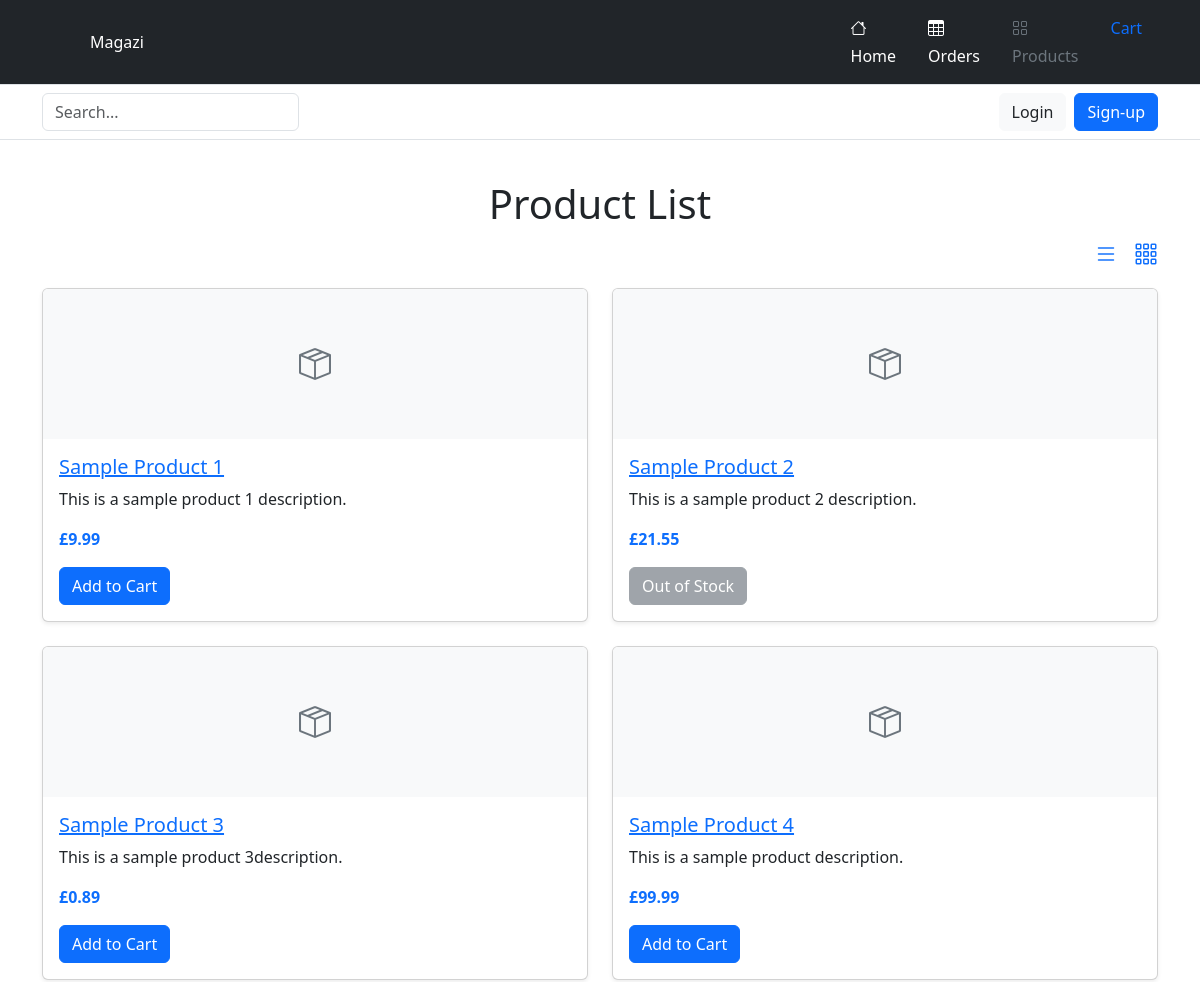
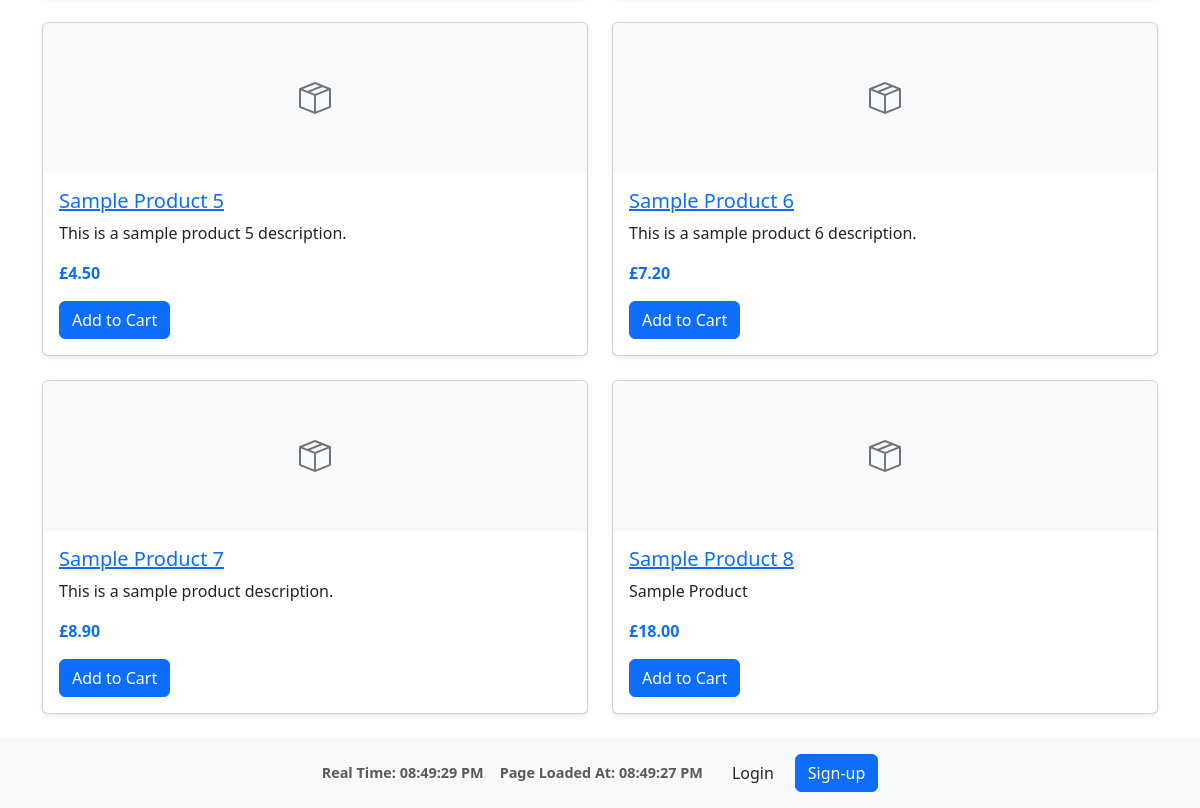
Before: /products/ with the older database file (2 pictures, top to bottom).
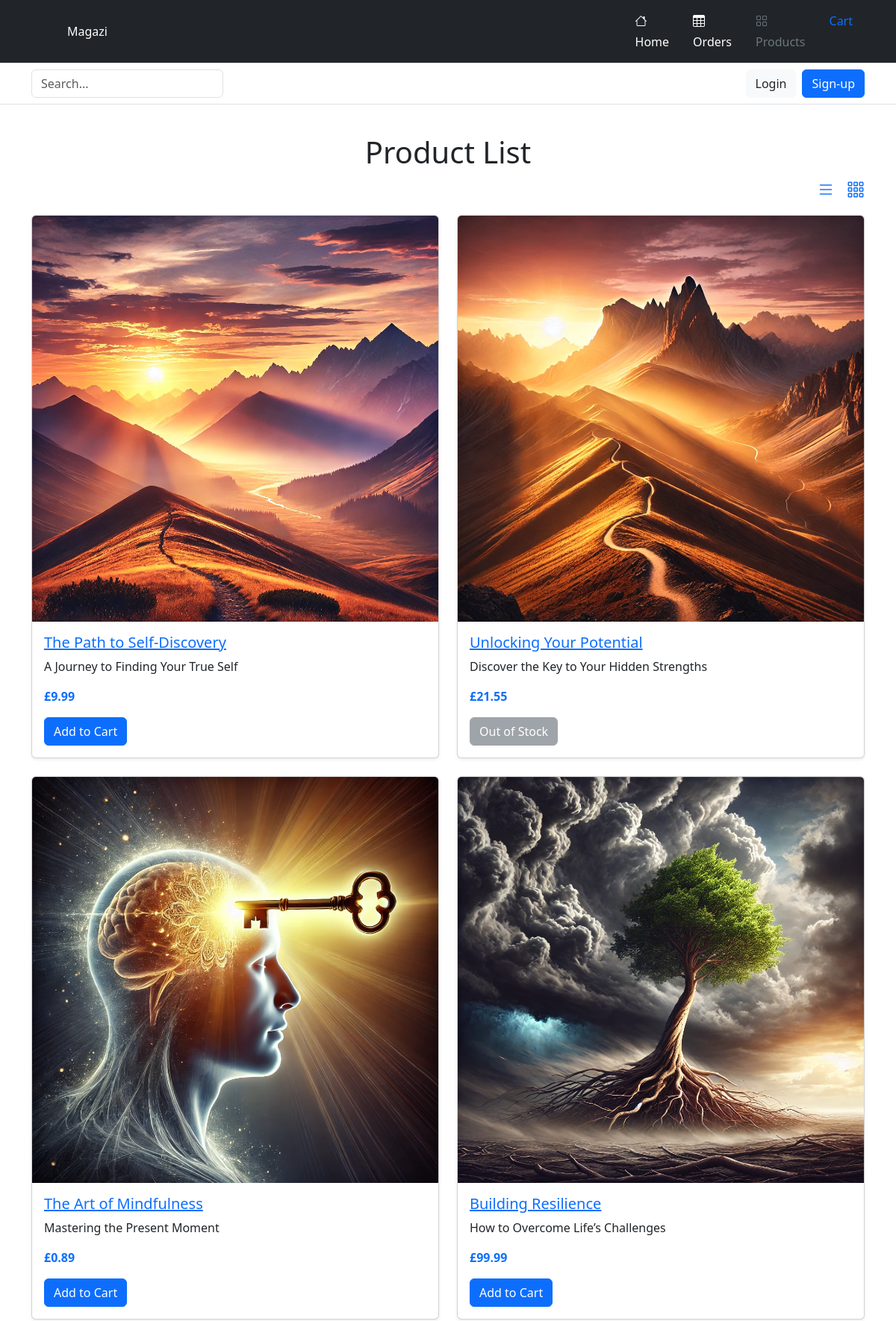
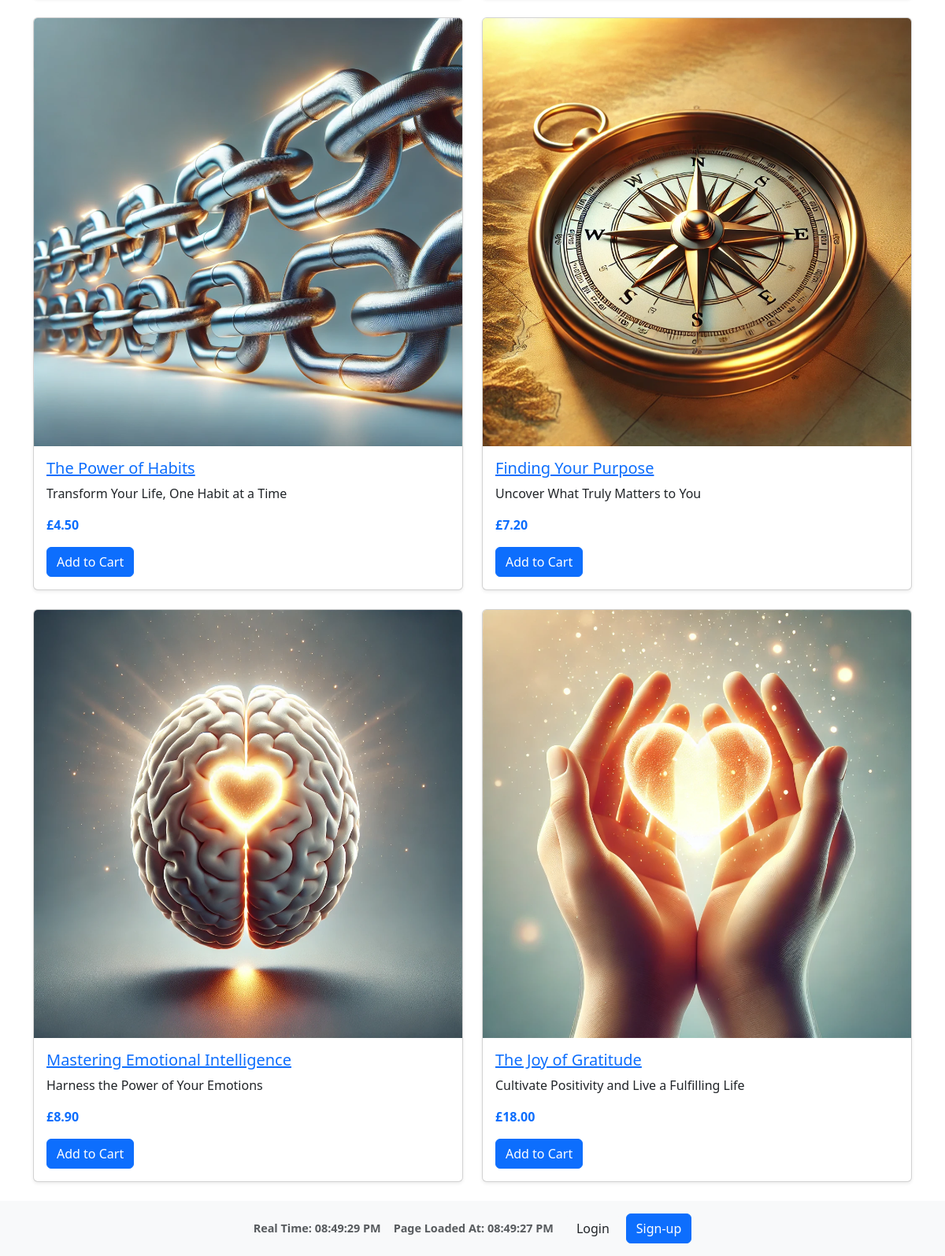
After: the same page with the newer database file (2 pictures, top to bottom).
### products/models.py (models this page shows, shortened)
class Product(models.Model):
    name = models.CharField(max_length=255)
    description = models.TextField()
    price = models.DecimalField(max_digits=10, decimal_places=2)
    image = models.ImageField(upload_to='product_images/', null=True, blank=True)
    stock = models.PositiveIntegerField(default=0)
    digital_file = models.FileField(upload_to='digital_products/', blank=True, null=True)
    created_at = models.DateTimeField(auto_now_add=True)
    updated_at = models.DateTimeField(auto_now=True)

### products/views.py (the view)
# urls.py: path('', views.product_list, name='product_list'),
def product_list(request):
    products = Product.objects.all()  # Retrieve all products from the database
    return render(request, 'products/product_list.html', {'products': products})

### cart/context.py (called while the page is built, shortened)
def cart_summary(request):
    cart = request.session.get('cart', {})
    cart_items = []
    total = 0
    return {'cart_total': total, 'cart_items': cart_items}

### products/templates/products/product_list.html (shortened to what this page needs)
{% extends "base.html" %}
{% load static %}
{% block extracss %}
    <link href="{% static 'css/products.css' %}" rel="stylesheet">
{% endblock %}
{% block content %}
<div class="container my-4">
    <h1 class="text-center">Product List</h1>
    <div class="d-flex justify-content-end mb-3">
        <a id="toggle-list" href="#" class="me-3" title="List View">
            <i class="bi bi-list" style="font-size: 1.5rem; color: #0d6efd;"></i>
        </a>
        <a id="toggle-grid" href="#" title="Grid View">
            <i class="bi bi-grid-3x3-gap" style="font-size: 1.5rem; color: #0d6efd;"></i>
        </a>
    </div>
    <div id="product-container" class="row row-cols-1 row-cols-md-2 g-4">
        {% for product in products %}
            <div class="col">
                <div class="card h-100 shadow-sm">
                    {% if product.image %}
                        <img src="{{ product.image.url }}" class="card-img-top" alt="{{ product.name }}">
                    {% else %}
                        <div class="card-img-top d-flex justify-content-center align-items-center bg-light" style="height: 150px;">
                            <i class="bi bi-box-seam" style="font-size: 2rem; color: #6c757d;"></i>
                        </div>
                    {% endif %}
                    <div class="card-body">
                        <h5 class="card-title">
                            <a href="{% url 'products:product_detail' product.id %}">{{ product.name }}</a>
                        </h5>
                        <p class="card-text">{{ product.description|truncatechars:100 }}</p>
                        <p class="card-text text-primary fw-bold">£{{ product.price }}</p>
                        {% if product.stock > 0 %}
                            <a href="{% url 'cart:add_to_cart' product.id %}" class="btn btn-primary">Add to Cart</a>
                        {% else %}
                            <button class="btn btn-secondary" disabled>Out of Stock</button>
                        {% endif %}
                    </div>
                </div>
            </div>
        {% endfor %}
    </div>
</div>
{% endblock %}

### templates/base.html (shortened to what this page needs)
{% load static %}
{% load group_filters %}
<!doctype html>
<html lang="en">
  <head>
    {% block corecss %}
        <link href="https://cdn.jsdelivr.net/npm/bootstrap-icons/font/bootstrap-icons.css" rel="stylesheet">
        <link href="https://cdn.jsdelivr.net/npm/bootstrap@5.3.3/dist/css/bootstrap.min.css" rel="stylesheet">
        <link href="{% static 'css/base_style.css' %}" rel="stylesheet">
    {% endblock %}
    {% block extracss %}
    {% endblock %}
  </head>
  <body>
    {% block page_header %}
      <header>
          <div class="px-3 py-2 text-bg-dark border-bottom">
              <div class="container">
                  <div class="d-flex flex-wrap align-items-center justify-content-center justify-content-lg-start">
                      <a href="/" class="d-flex align-items-center my-2 my-lg-0 me-lg-auto text-white text-decoration-none">
                          <svg class="bi me-2" width="40" height="32" role="img" aria-label="Bootstrap"><use xlink:href="#bootstrap"></use></svg>
                          Magazi
                      </a>
                      <ul class="nav col-12 col-lg-auto my-2 justify-content-center my-md-0 text-small">
                        <li>
                            <a href="/" class="{% if request.path == '/' %}text-secondary{% else %}text-white{% endif %} nav-link">
                                <i class="bi bi-house d-block mx-auto mb-1"></i>
                                Home
                            </a>
                        </li>
                        <li class="nav-item">
                            {% if user.is_authenticated %}
                              {% if user.is_staff or user|in_group:"seller" %}
                                <a href="{% url 'orders:orders_summary' %}" class="nav-link {% if request.path|slice:"0:8" == '/orders/' %}text-secondary{% else %}text-white{% endif %}">
                                  <i class="bi bi-table d-block mx-auto mb-1"></i>
                                  Orders
                                </a>
                              {% else %}
                                <a href="{% url 'orders:my_orders' %}" class="nav-link {% if request.path|slice:"0:8" == '/orders/' %}text-secondary{% else %}text-white{% endif %}">
                                  <i class="bi bi-table d-block mx-auto mb-1"></i>
                                  Orders
                                </a>
                              {% endif %}
                            {% else %}
                              <a href="{% url 'orders:order_lookup' %}" class="nav-link {% if request.path|slice:"0:8" == '/orders/' %}text-secondary{% else %}text-white{% endif %}">
                                <i class="bi bi-table d-block mx-auto mb-1"></i>
                                Orders
                              </a>
                            {% endif %}
                          </li>
                        <li>
                            <a href="/products/" class="{% if request.path == '/products/' %}text-secondary{% else %}text-white{% endif %} nav-link">
                                <i class="bi bi-grid d-block mx-auto mb-1"></i>
                                Products
                            </a>
                        </li>
                        <li class="nav-item">
                            <a class="nav-link" href="{% url 'cart:view_cart' %}">
                                {% if cart_total %}
                                    £{{ cart_total }}
                                {% else %}
                                    Cart
                                {% endif %}
                            </a>
                        </li>
                    </ul>
                  </div>
              </div>
          </div>
          <div class="px-3 py-2 border-bottom mb-3">
              <div class="container d-flex flex-wrap justify-content-center">
                  <form class="col-12 col-lg-auto mb-2 mb-lg-0 me-lg-auto" role="search">
                      <input type="search" class="form-control" placeholder="Search..." aria-label="Search">
                  </form>
                    <div class="text-end d-flex align-items-center">
                        {% if user.is_authenticated %}
                            <a href="/accounts/logout/" class="btn btn-light text-dark me-2">Logout</a>
                        {% else %}
                            <a href="/accounts/login/" class="btn btn-light text-dark me-2">Login</a>
                            <a href="/accounts/signup/" class="btn btn-primary">Sign-up</a>
                        {% endif %}
                    </div>
                </div>
              </div>
      </header>
    {% endblock %}
    {% block content %}
    {% endblock %}
    <footer class="footer mt-auto py-3 bg-light">
        <div class="container d-flex flex-wrap justify-content-center">
            <div class="text-end d-flex align-items-center">
                <div id="real-time" class="me-3 text-muted small">
                    Real Time: <span id="real-time-display">Loading...</span>
                </div>
                <div id="page-load-time" class="me-3 text-muted small">
                    Page Loaded At: <span id="page-load-time-display">Loading...</span>
                </div>
                {% if user.is_authenticated %}
                    <a href="/accounts/logout/" class="btn btn-light text-dark me-2">Logout</a>
                {% else %}
                    <a href="/accounts/login/" class="btn btn-light text-dark me-2">Login</a>
                    <a href="/accounts/signup/" class="btn btn-primary">Sign-up</a>
                {% endif %}
            </div>
        </div>
    </footer>
  </body>
</html>

### static/css/base_style.css (style rules this page uses)
html, body { min-height: 100vh; margin: 0; display: flex; flex-direction: column; }
footer { margin-top: auto; background-color: #f8f9fa; padding: 1rem 0; text-align: center; font-size: 0.9rem; color: #6c757d; }
#real-time, #page-load-time { font-size: 0.9rem; font-weight: bold; color: #6c757d; }

Changed rows visible on the page:
changed Product: image: picture added; name "Sample Product 1" → "The Path to Self-Discovery"; description "This is a sample product 1 description." → "A Journey to Finding Your True Self"; image empty → "product_images/1.png" (drawn)
changed Product: image: picture added; name "Sample Product 2" → "Unlocking Your Potential"; description "This is a sample product 2 description." → "Discover the Key to Your Hidden Strengths"; image empty → "product_images/2.png" (drawn)
changed Product: image: picture added; name "Sample Product 3" → "The Art of Mindfulness"; description "This is a sample product 3description." → "Mastering the Present Moment"; image empty → "product_images/3.png" (drawn)
changed Product: image: picture added; name "Sample Product 4" → "Building Resilience"; description "This is a sample product description." → "How to Overcome Life’s Challenges"; image empty → "product_images/4.png" (drawn)
changed Product: image: picture added; name "Sample Product 5" → "The Power of Habits"; description "This is a sample product 5 description." → "Transform Your Life, One Habit at a Time"; image empty → "product_images/5.png" (drawn)
changed Product: image: picture added; name "Sample Product 6" → "Finding Your Purpose"; description "This is a sample product 6 description." → "Uncover What Truly Matters to You"; image empty → "product_images/6.png" (drawn)
changed Product: image: picture added; name "Sample Product 7" → "Mastering Emotional Intelligence"; description "This is a sample product description." → "Harness the Power of Your Emotions"; image empty → "product_images/7.png" (drawn)
changed Product: image: picture added; name "Sample Product 8" → "The Joy of Gratitude"; description "Sample Product" → "Cultivate Positivity and Live a Fulfilling Life"; image empty → "product_images/8.png" (drawn)
